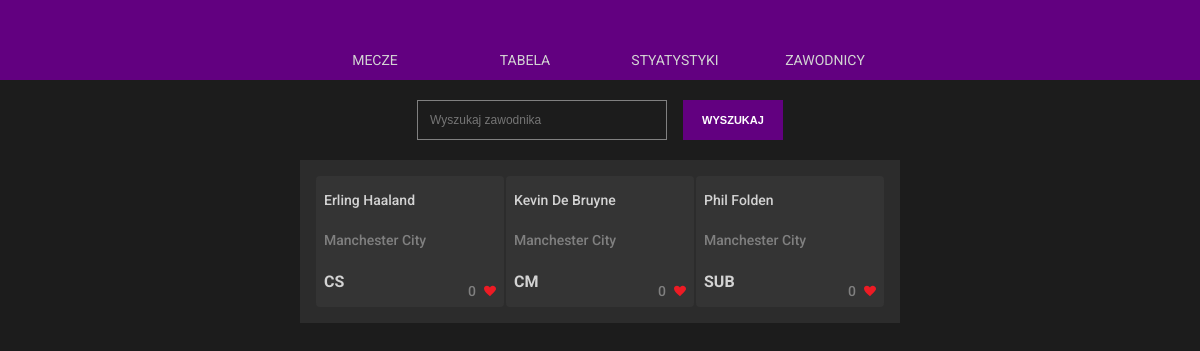
Page /players/ on the earlier database version.
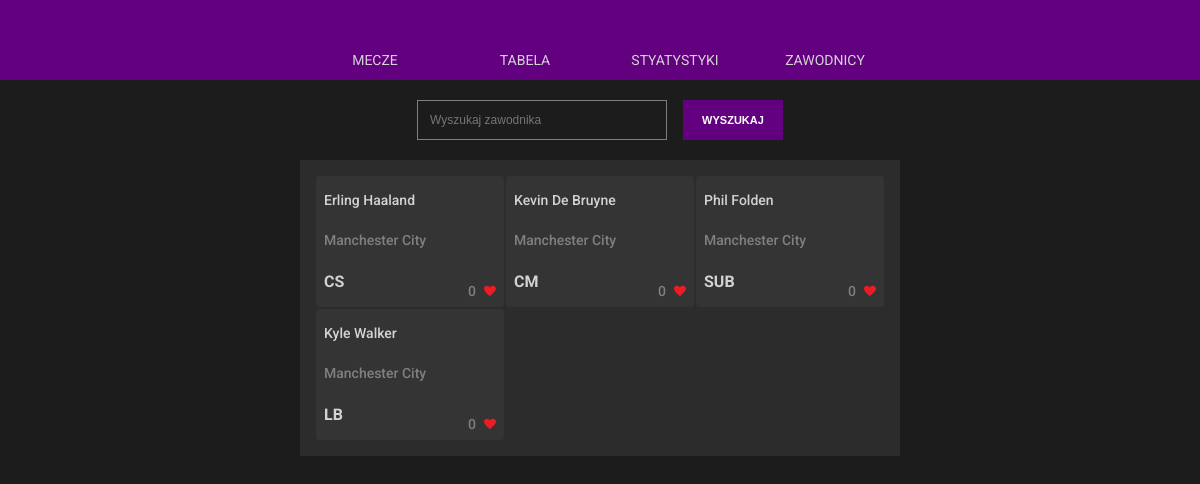
Same page on the later database version.
### main/models.py (models this page shows, shortened)
class Player(models.Model):
    class PositionChoices(models.TextChoices):
        GK = 'GK'
        LB = 'LB'
        CB = 'CB'
        RB = 'RB'
        LM = 'LM'
        RM = 'RM'
        CM = 'CM'
        LS = 'LS'
        RS = 'RS'
        CS = 'CS'
        SUB = 'SUB'
    first_name = models.CharField(max_length=30)
    last_name = models.CharField(max_length=50)
    shirt_number = models.IntegerField()
    birth_date = models.DateField()
    height = models.IntegerField()
    weight = models.IntegerField()
    team = models.ForeignKey(Team, on_delete=models.CASCADE)
    position = models.CharField(max_length=3, choices=PositionChoices.choices, default="SUB")
    favourite = models.IntegerField(default=0)

class Team(models.Model):
    name = models.CharField(max_length=50)
    manager = models.CharField(max_length=100)
    owner = models.CharField(max_length=100)
    established = models.DateField()
    stadium = models.ForeignKey(Stadium, on_delete=models.CASCADE)

### main/views.py (the view, shortened to what this page needs)
# urls.py: path("players/", views.players, name="players"),
def players(request):
    playersArray = list(Player.objects.all())
    return render(request, "players.html", {"players": playersArray})

### main/templates/players.html (shortened to what this page needs)
{% extends "layout.html" %} {% block title %}Zawodnicy{% endblock %} {% block body_content %}
<div class="players">
    <div class="players-search">
        <form class="players-search__form">
            <input
                class="players-search__form_input"
                type="search"
                placeholder="Wyszukaj zawodnika"
                aria-label="Search"
                name="search"
            />
            <button class="players-search__form_button" type="submit">Wyszukaj</button>
        </form>
    </div>
    <div class="players-container">
        {% for player in players %}
        <a href="{% url 'main:player' player.id %}">
            <div class="players-container__item">
                <div class="players-container__item_name">{{player.first_name}} {{player.last_name}}</div>
                <div class="players-container__item_team">{{player.team.name}}</div>
                <div class="players-container__item_position">{{player.position}}</div>
                <form class="players-container__item_form" action="{% url 'main:increment_favourite' player.id %}" method="post">
                    <div class="players-container__item_form_fav">{{player.favourite}}</div>
                    <button class="players-container__item_form_button">
                    </button>
                </form>
            </div>
        </a>
        {% endfor %}
    </div>
</div>
{% endblock %}

Differences in the rows shown:
added Player: first_name "Kyle", last_name "Walker", team.name "Manchester City", position "LB", favourite "0"
